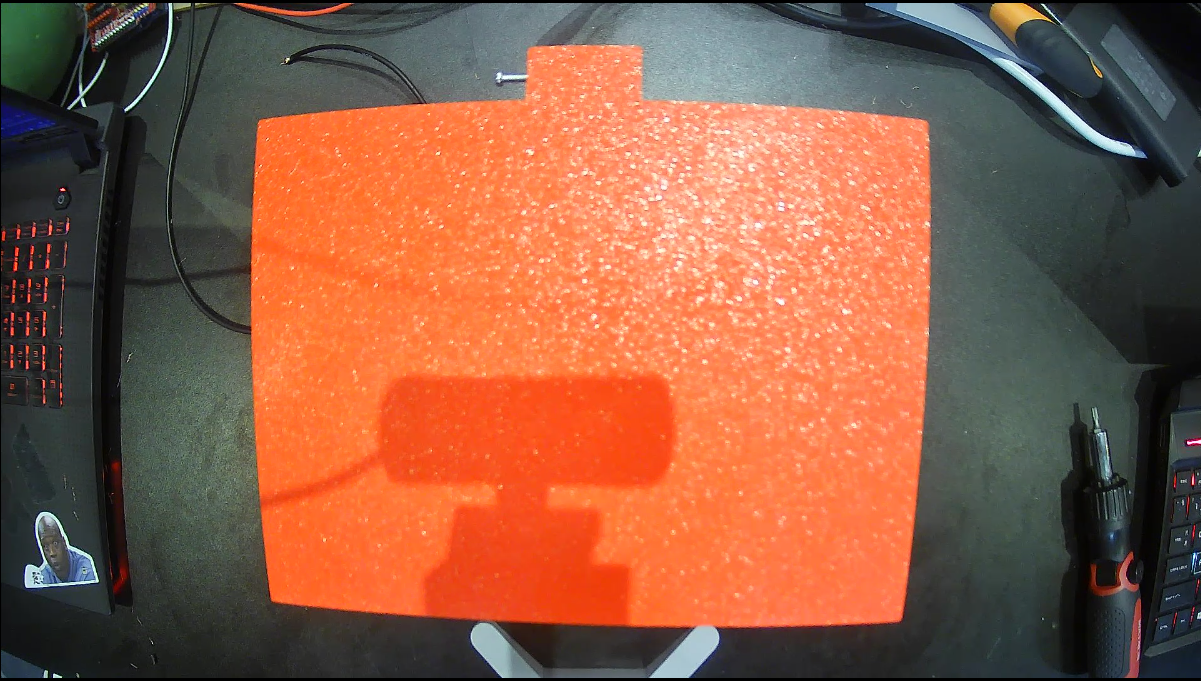
#> input picture TestData/Base.png, 1201 x 681 px
$ jupyter execute main.ipynb
#> lines starting #> are read from the running program, lines starting #| are printed output that depends on the picture; after the words box and inside, x2 and y2 are one past the last pixel; in counts of white or black regions, pixels touching at a corner belong together
a

[cell 1]
import os
import cv2
import numpy as np
import matplotlib.pyplot as plt

[cell 2]
data_name = "Base.png"
data_folder = os.path.join(os.getcwd(), "TestData")
bgr = cv2.imread(os.path.join(data_folder, data_name))
#> bgr is the input picture: shape (681, 1201, 3); mean B, G, R 69.7, 92.2, 142.7
original_bgr = bgr.copy()
hsv = cv2.cvtColor(bgr, cv2.COLOR_BGR2HSV)
#> hsv: shape (681, 1201, 3); mean H, S, V 47.1, 105.7, 149.2

plt.imshow(hsv)

[cell 3]
lower_red1 = np.array([0, 120, 70])
upper_red1 = np.array([10, 255, 255])
lower_red2 = np.array([170, 120, 70])
upper_red2 = np.array([180, 255, 255])

mask1 = cv2.inRange(hsv, lower_red1, upper_red1)
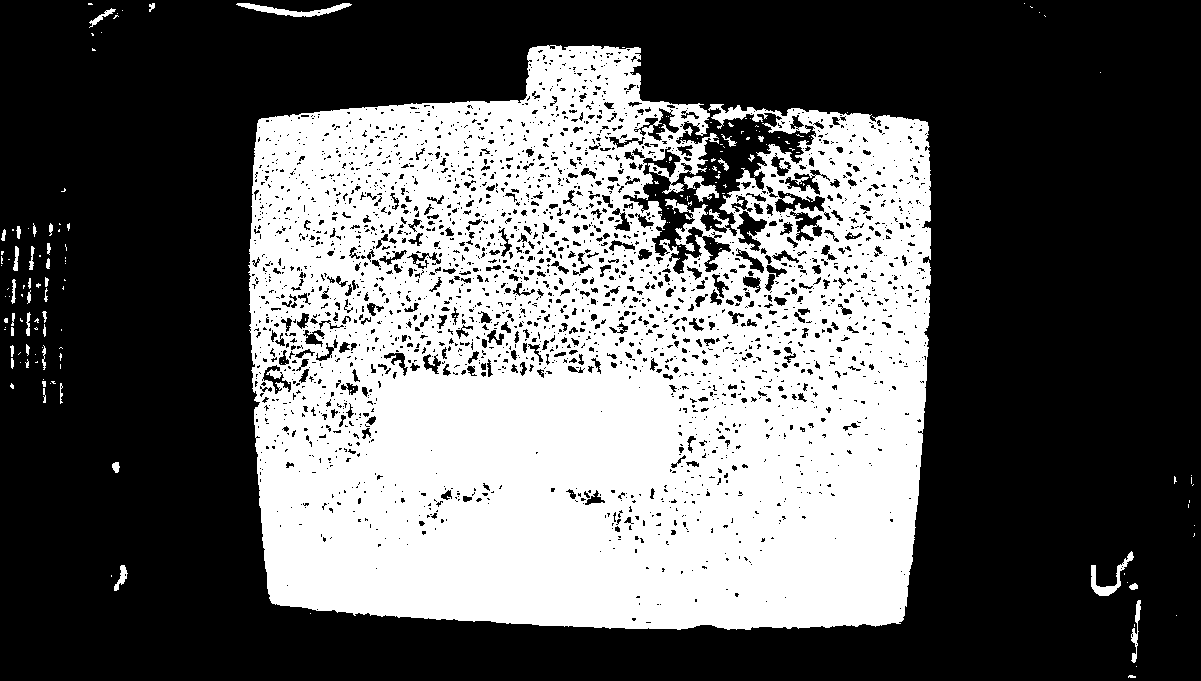
#> mask1: shape (681, 1201); 38.1% white; 197 white regions (157 under 20 px), largest, box (x1, y1, x2, y2) and area: (248, 45, 931, 630) 307800, (236, 3, 352, 17) 595, (1091, 551, 1134, 596) 478
mask2 = cv2.inRange(hsv, lower_red2, upper_red2)
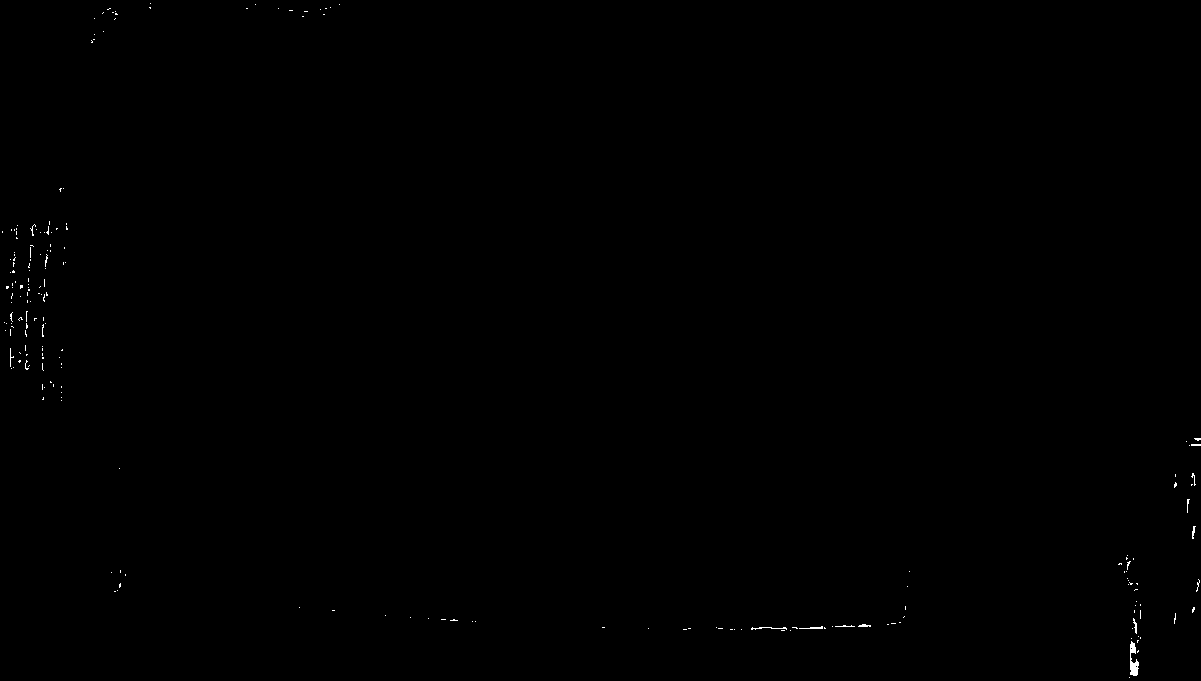
#> mask2: shape (681, 1201); 0.14% white in thin lines or dots
mask = mask1 | mask2
#> mask: shape (681, 1201); 38.3% white; 205 white regions (164 under 20 px), largest, box (x1, y1, x2, y2) and area: (248, 45, 931, 630) 308013, (236, 3, 352, 17) 616, (1091, 551, 1134, 596) 506

# --- Morphological operations to reduce noise ---
kernel = np.ones((5, 5), np.uint8)
mask = cv2.morphologyEx(mask, cv2.MORPH_OPEN, kernel)
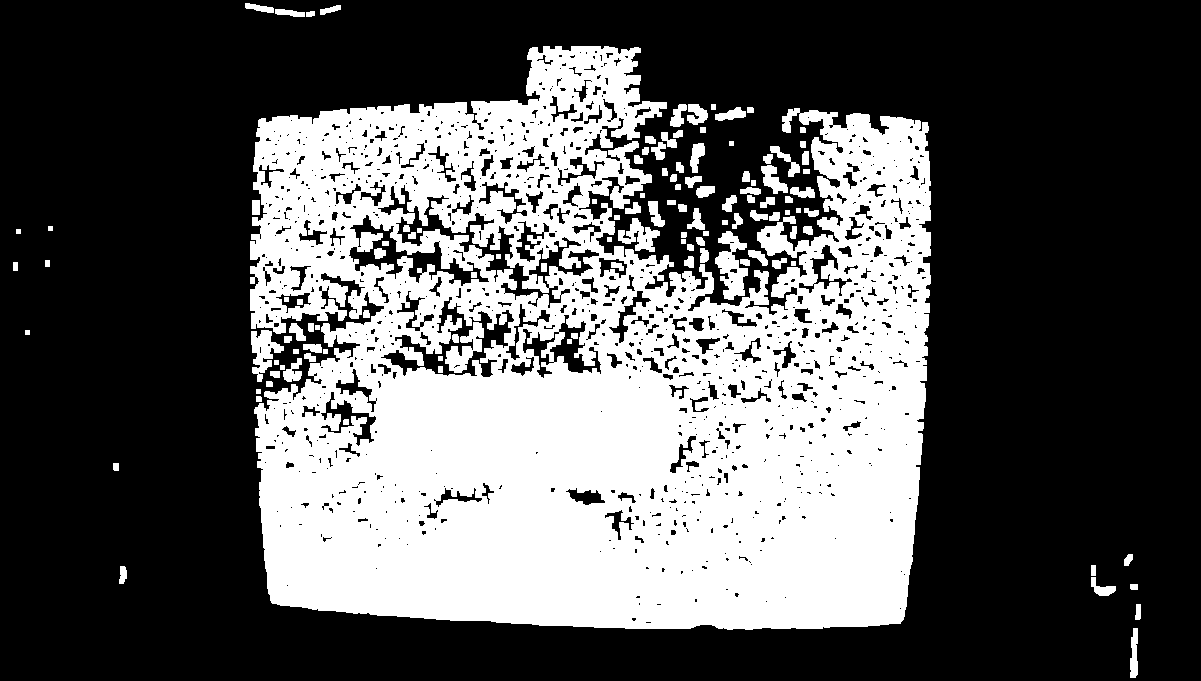
#> mask: shape (681, 1201); 35.3% white; 120 white regions, largest, box (x1, y1, x2, y2) and area: (250, 46, 931, 630) 275208, (715, 231, 748, 300) 1228, (445, 322, 484, 373) 900
mask = cv2.morphologyEx(mask, cv2.MORPH_CLOSE, kernel)
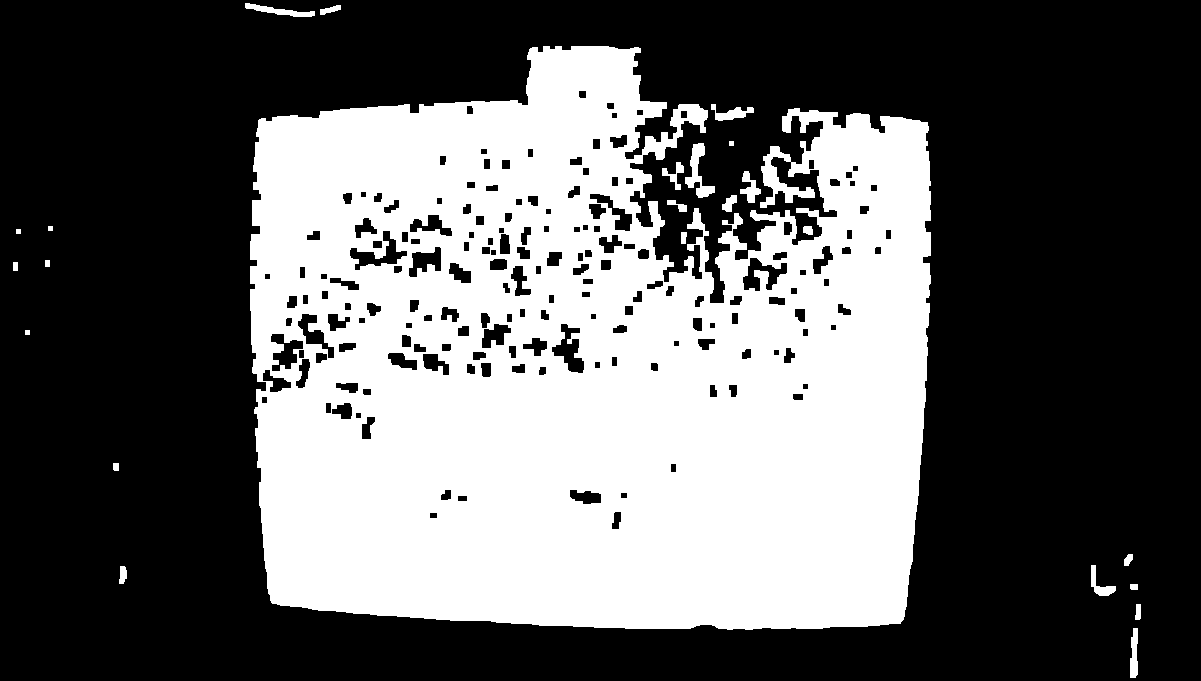
#> mask: shape (681, 1201); 38.3% white; 24 white regions

# --- Find contours in the mask ---
contours, _ = cv2.findContours(mask, cv2.RETR_EXTERNAL, cv2.CHAIN_APPROX_SIMPLE)
#> contours = 24 contours, 4 with area under 20; largest, box (x1, y1, x2, y2) and area: (250, 46, 931, 630) 325810, (685, 143, 715, 198) 540, (245, 3, 315, 17) 314, (711, 104, 754, 121) 279, (1130, 628, 1138, 678) 264
if len(contours) == 0:
    print("No red object detected.")
else:
    print(f"{len(contours)} contours detected")
#| 24 contours detected

[cell 4]
contours = sorted(contours, key=cv2.contourArea, reverse=True)
c = contours[0]
#> c = contour of 1281 points, box (x1, y1, x2, y2) (250, 46, 931, 630), area 325810
epsilon = 0.05 * cv2.arcLength(c, True)  # Tweak the factor 0.02 for more/less precision
#> epsilon = 251.6
approx = cv2.approxPolyDP(c, epsilon, True)
#> approx = [[258, 120], [272, 603], [900, 623], [927, 122]]
if len(approx) != 4:
    print(f"Warning: Expected 4 corners, but got {len(approx)}. "
          "You may need to adjust the approximation threshold.")

[cell 5]
pts = approx.reshape(-1, 2)
#> pts = [[258, 120], [272, 603], [900, 623], [927, 122]]

def order_points(pts):
    # pts: array of shape (4, 2)
    # Returns: array of shape (4, 2) in the order:
    #          top-left, top-right, bottom-right, bottom-left
    rect = np.zeros((4, 2), dtype="float32")
    s = pts.sum(axis=1)
#> s = [378, 875, 1523, 1049]
    diff = np.diff(pts, axis=1)
#> diff = [-138, 331, -277, -805]

    rect[0] = pts[np.argmin(s)]    # top-left
    rect[2] = pts[np.argmax(s)]     # bottom-right
    rect[1] = pts[np.argmin(diff)]  # top-right
    rect[3] = pts[np.argmax(diff)]  # bottom-left
    return rect

ordered_pts = order_points(pts)
#> ordered_pts = [[258, 120], [927, 122], [900, 623], [272, 603]]

# Define desired output dimensions for the warped image
W = 187
H = 141
dst_pts = np.array([
    [0,     0],
    [W - 1, 0],
    [W - 1, H - 1],
    [0,     H - 1]
], dtype="float32")

# Compute the perspective transform matrix and apply it
M = cv2.getPerspectiveTransform(ordered_pts, dst_pts)
#> M = [[0.289, -0.00839, -73.63], [-0.000815, 0.273, -32.51], [6.02e-05, -0.000126, 1]]
warped = cv2.warpPerspective(original_bgr, M, (W, H))
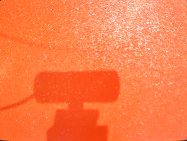
#> warped: shape (141, 187, 3); mean B, G, R 71.7, 123.8, 253.3

# Mark detected corners on the original image
for pt in pts:
    cv2.circle(original_bgr, tuple(pt), 10, (0, 255, 0), -1)
#> this loop made 4 passes
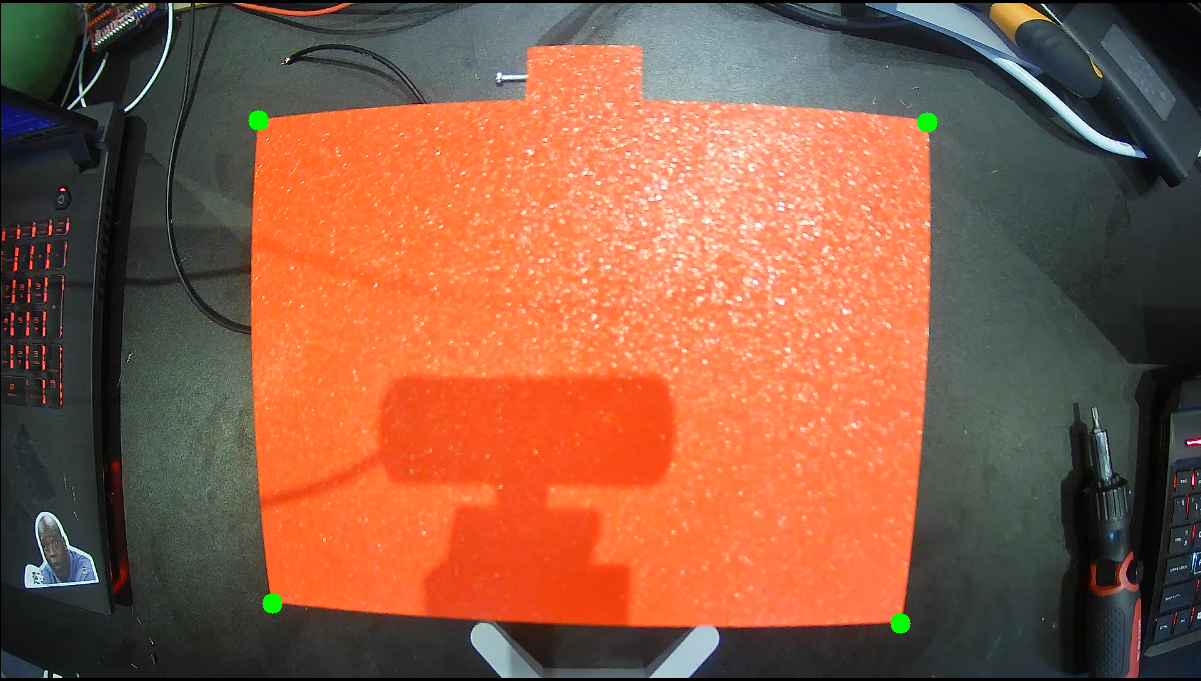
#> original_bgr: shape (681, 1201, 3); 0.16% of pixels changed, all inside (x1, y1, x2, y2) = (248, 110, 938, 634)

# Calculate the center (middle) of the warped image
center_x = W // 2
center_y = H // 2
center_point = (center_x, center_y)

# Mark the center on the warped image with a red circle
cv2.circle(warped, center_point, 2, (0, 0, 255), -1)
#> warped: shape (141, 187, 3); 0.05% of pixels changed, all inside (x1, y1, x2, y2) = (91, 68, 96, 73)

# Print the center coordinates
print(f"Center of the warped image: {center_point}")

# Convert images from BGR to RGB for displaying with matplotlib
original_rgb = cv2.cvtColor(original_bgr, cv2.COLOR_BGR2RGB)
warped_rgb   = cv2.cvtColor(warped, cv2.COLOR_BGR2RGB)

# Create a figure with a specified size
plt.figure(figsize=(12, 6))

# Plot the original image with detected corners
plt.subplot(1, 2, 1)
plt.imshow(original_rgb)
plt.title("Original with Detected Corners")
plt.axis('off')

# Plot the perspective-transformed (flattened) image with center marked
plt.subplot(1, 2, 2)
plt.imshow(warped_rgb)
plt.title("Perspective-Transformed (Flattened)")
plt.axis('off')

$ run again, with OldBallViid/Ball1.png copied over TestData/Base.png
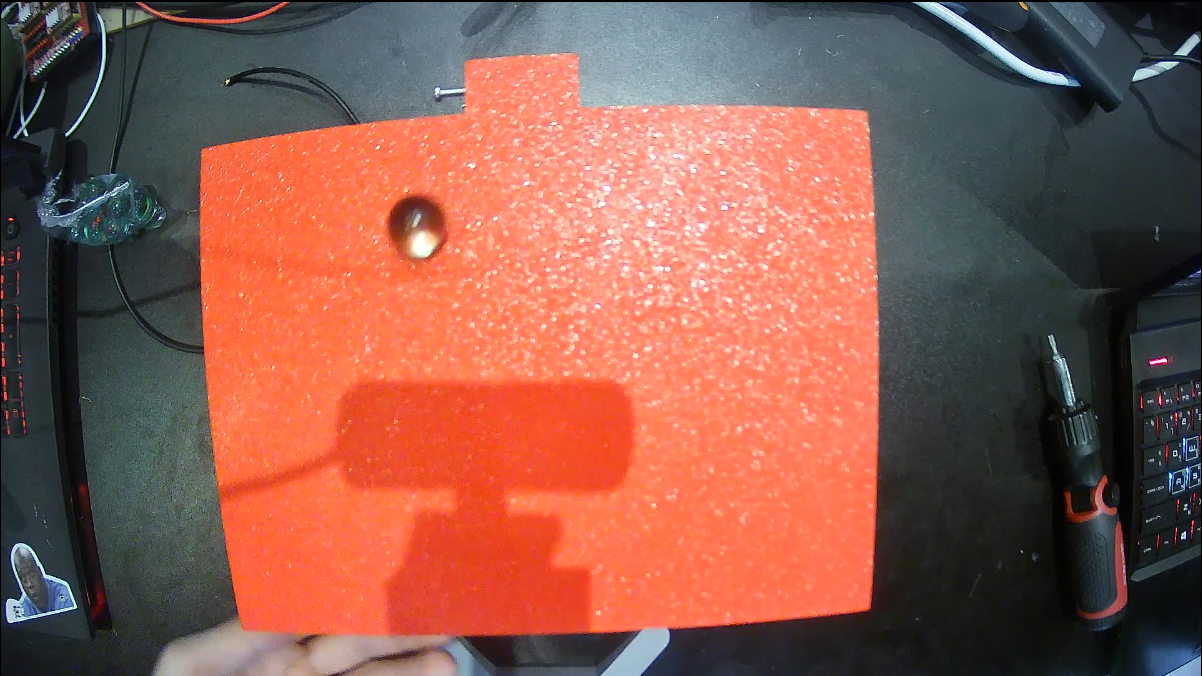
#> input picture OldBallViid/Ball1.png, 1202 x 676 px
#> bgr is the input picture: shape (676, 1202, 3); mean B, G, R 79.1, 90.9, 140.4
#> hsv: shape (676, 1202, 3); mean H, S, V 53, 105.4, 148.9
#> `mask1 = cv2.inRange(hsv, lower_red1, upper_red1)`:
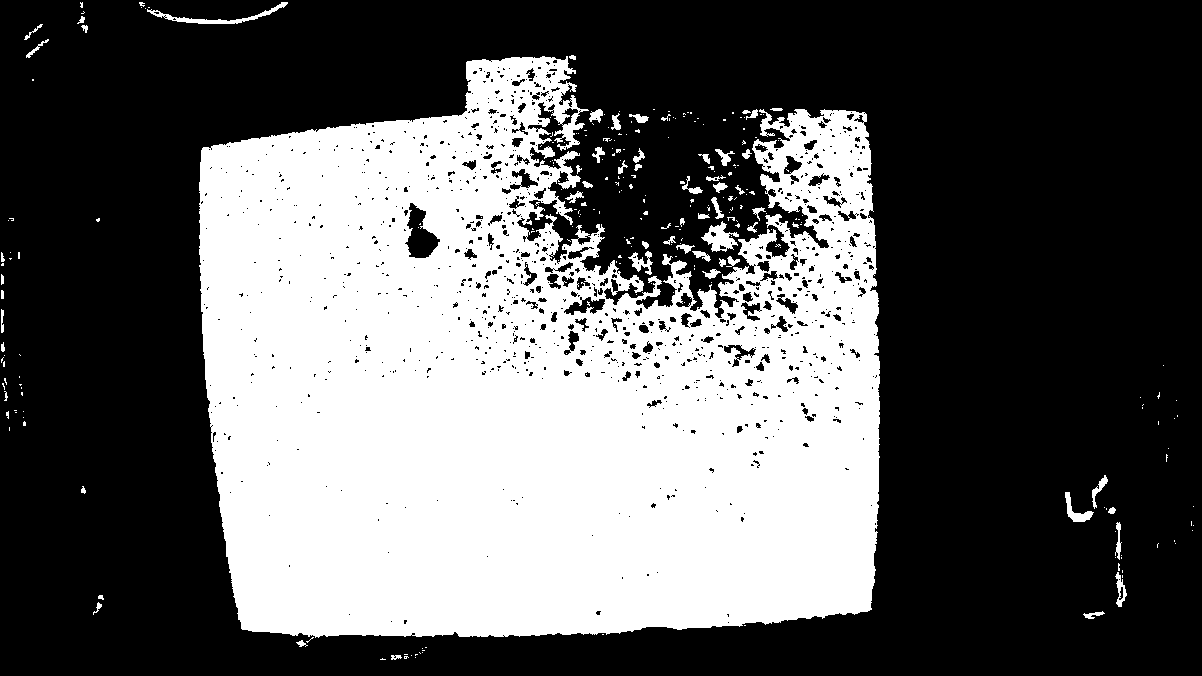
#> mask1: shape (676, 1202); 37.3% white; 280 white regions (219 under 20 px), largest, box (x1, y1, x2, y2) and area: (199, 56, 880, 638) 297548, (147, 2, 288, 24) 579, (701, 221, 739, 252) 566
#> mask2: shape (676, 1202); 0.22% white in thin lines or dots
#> contours = 35 contours, 8 with area under 20; largest, box (x1, y1, x2, y2) and area: (199, 57, 880, 637) 302959, (1112, 525, 1127, 611) 518, (704, 226, 731, 251) 407, (567, 233, 600, 257) 366, (1065, 492, 1092, 522) 253
#| 35 contours detected
#> c = contour of 1129 points, box (x1, y1, x2, y2) (199, 57, 880, 637), area 302959
#> epsilon = 227.5
#> approx = [[202, 148], [242, 629], [870, 609], [858, 112]]
#> s = [350, 871, 1479, 970]
#> diff = [-54, 387, -261, -746]
#> ordered_pts = [[202, 148], [858, 112], [870, 609], [242, 629]]
#> M = [[0.29, -0.0241, -54.93], [0.0151, 0.276, -43.87], [4.24e-05, -9.29e-05, 1]]
#> the loop `for pt in pts:` made 4 passes
#> after the loop `for pt in pts:`:
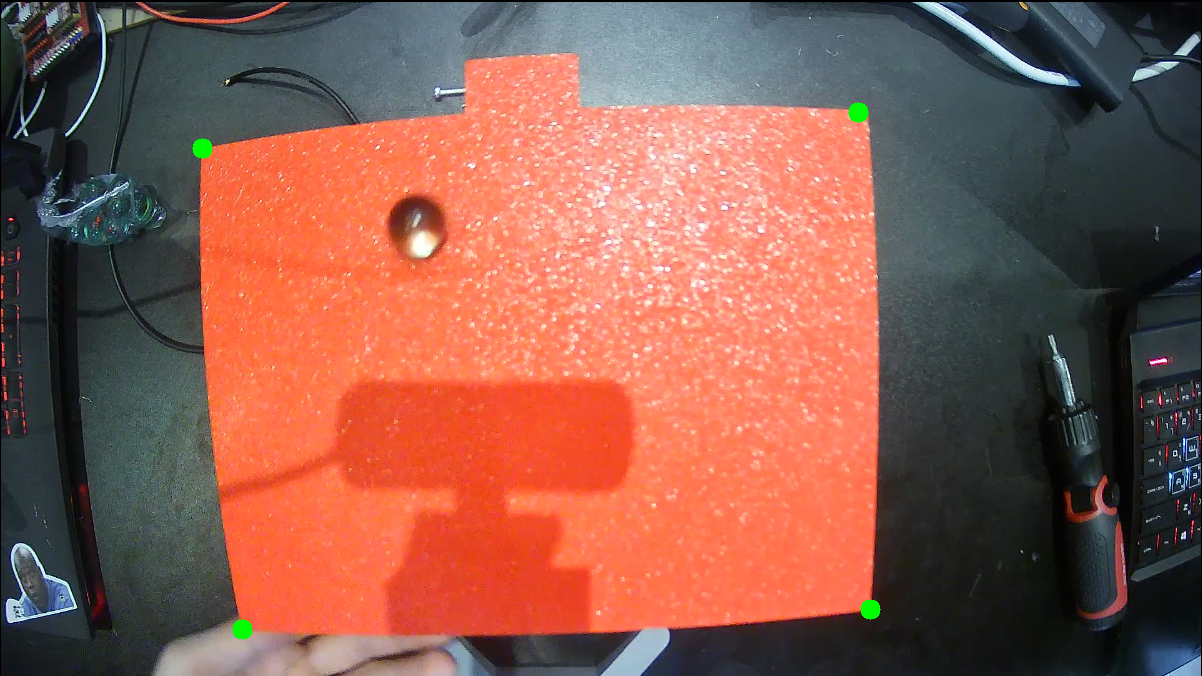
#> original_bgr: shape (676, 1202, 3); 0.16% of pixels changed, all inside (x1, y1, x2, y2) = (192, 102, 881, 640)
